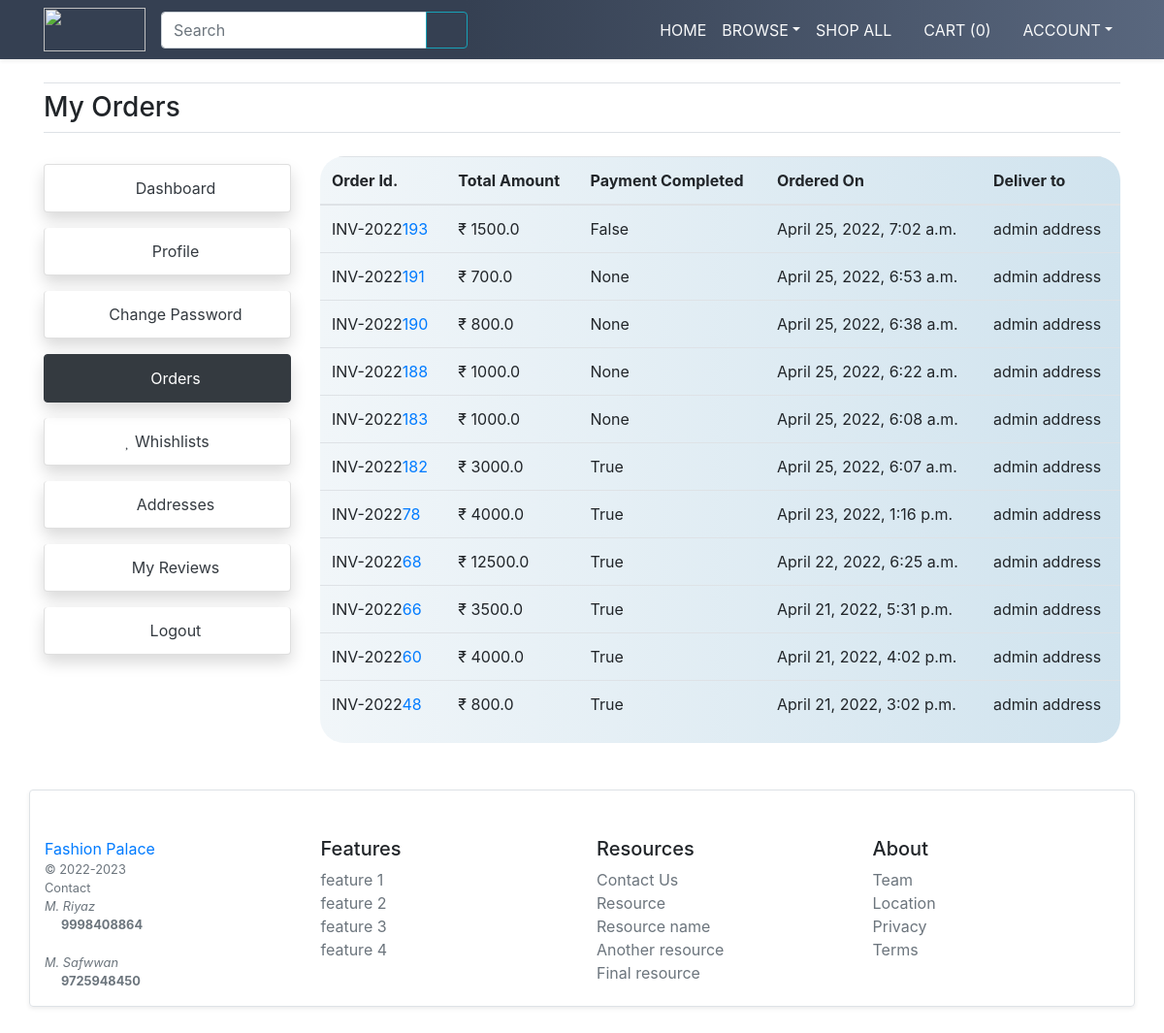
The app's page /my-orders (signed in) with its own data.
### main/models.py (models this page shows)
class CartOrder(models.Model):
    user = models.ForeignKey(User, on_delete=models.CASCADE)
    total_amt = models.FloatField()
    paid_status = models.BooleanField(default=False, null=True)
    order_dt = models.DateTimeField(auto_now_add=True)
    order_status=models.CharField(choices=status_choice, default='OrderProcessed', max_length=150)
    class Meta:
        verbose_name_plural = 'Orders'

class UserAddressBook(models.Model):
    user = models.ForeignKey(User, on_delete=models.CASCADE)
    mobile = models.CharField(max_length=10,null=True)
    address = models.TextField()
    status = models.BooleanField(default=False)
    class Meta:
        verbose_name_plural = 'Users Addresses'

### main/views.py (the view)
# urls.py: path('my-orders', views.my_orders, name='my_orders'),
@login_required
def my_orders(request):
    address = UserAddressBook.objects.filter(user=request.user, status=True).first()
    orders = CartOrder.objects.filter(user=request.user).order_by('-id')
    return render(request, 'user/orders.html', {'orders': orders, 'address':address})

### main/template_context.py (called while the page is built)
def get_filters(request):
    cats=Product.objects.distinct().values('category__title', 'category__id')
    brands=Product.objects.distinct().values('brand__title', 'brand__id')
    colors=ProductAttribute.objects.distinct().values('color__title', 'color__id', 'color__color_code')
    sizes=ProductAttribute.objects.distinct().values('size__title', 'size__id')
    minMaxPrice=ProductAttribute.objects.aggregate(Min('price'), Max('price'))
    data={
        'cats':cats,
        'brands':brands,
        'colors':colors,
        'sizes':sizes,
        'minMaxPrice':minMaxPrice,
    }
    return data

### main/templates/user/orders.html
{% extends 'base.html' %}
{% load static %}
{% block content %}
<main class="container my-4">
    <h3 class="my-4 border-bottom border-top py-2">My Orders</h3>
    <div class="row">
        <div class="col-md-3">
            {% include 'user/user-sidebar.html' %}
        </div>
        <div class="col-md-9">
            <div class="table-responsive" style="background: linear-gradient(90deg, rgba(241,246,249,1) 0%, rgba(208,227,238,1) 100%); border-radius:25px;">
                <table class="table">
                    <thead>
                        <th>Order Id.</th>
                        <th>Total Amount</th>
                        <th>Payment Completed</th>
                        <th>Ordered On</th>
                        <th>Deliver to</th>
                    </thead>
                    <tbody>
                        {% for order in orders %}
                        <tr>
                            <td>INV-2022<a href="{% url 'my_order_items' order.id %}">{{order.id}}</a></td>
                            <td>&#8377 {{ order.total_amt }}</td>
                            <td>{{ order.paid_status }}</td>
                            <td>{{ order.order_dt }}</td>
                            <td>{{address.address}}</td>
                        </tr>
                        {% endfor %}
                    </tbody>
                </table>
            </div>
        </div>
    </div>
</main>
{% endblock %}

### records on screen
CartOrder: id "193", total_amt "1500.0", paid_status "False", order_dt "April 25, 2022, 7:02 a.m."
UserAddressBook: address "admin address"
CartOrder: id "191", total_amt "700.0", paid_status "None", order_dt "April 25, 2022, 6:53 a.m."
CartOrder: id "190", total_amt "800.0", paid_status "None", order_dt "April 25, 2022, 6:38 a.m."
CartOrder: id "188", total_amt "1000.0", paid_status "None", order_dt "April 25, 2022, 6:22 a.m."
CartOrder: id "183", total_amt "1000.0", paid_status "None", order_dt "April 25, 2022, 6:08 a.m."
CartOrder: id "182", total_amt "3000.0", paid_status "True", order_dt "April 25, 2022, 6:07 a.m."
CartOrder: id "78", total_amt "4000.0", paid_status "True", order_dt "April 23, 2022, 1:16 p.m."
CartOrder: id "68", total_amt "12500.0", paid_status "True", order_dt "April 22, 2022, 6:25 a.m."
CartOrder: id "66", total_amt "3500.0", paid_status "True", order_dt "April 21, 2022, 5:31 p.m."
CartOrder: id "60", total_amt "4000.0", paid_status "True", order_dt "April 21, 2022, 4:02 p.m."
CartOrder: id "48", total_amt "800.0", paid_status "True", order_dt "April 21, 2022, 3:02 p.m."

### other values on screen
{{ request.session.cartdata|length }} "0"
